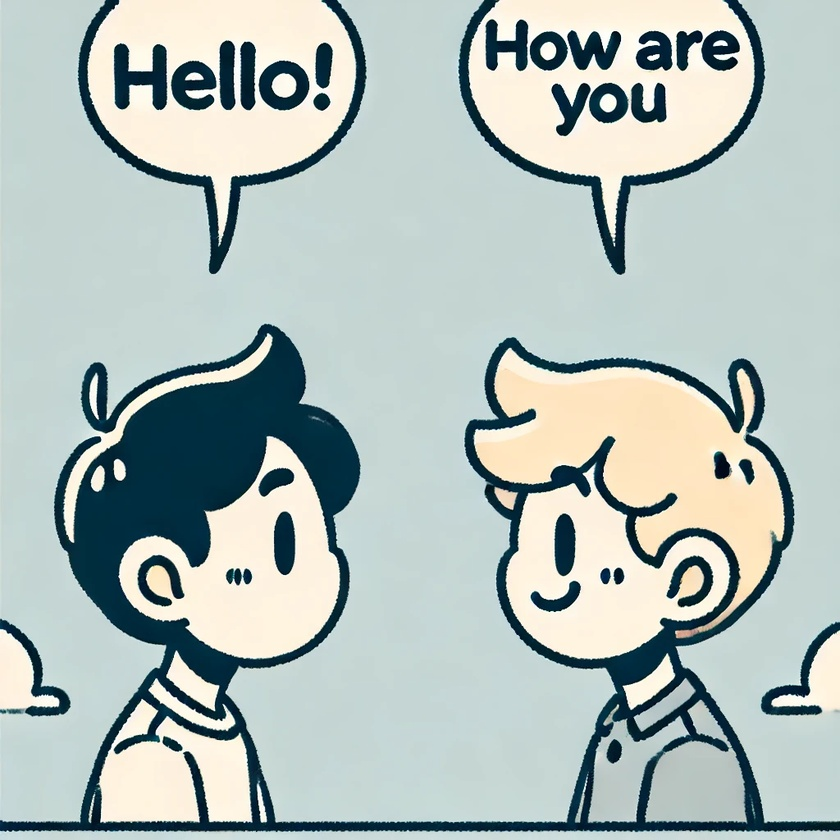
#> input picture comic_sample.jpg, 840 x 840 px, shrunk from 1024 x 1024 before the run
$ python main.py
#> lines starting #> are read from the running program, lines starting #| are printed output that depends on the picture; after the words box and inside, x2 and y2 are one past the last pixel; in counts of white or black regions, pixels touching at a corner belong together
import cv2
import pytesseract
import numpy as np
from PIL import Image, ImageDraw, ImageFont

# No need to specify Tesseract path on macOS (Homebrew handles it)

def extract_text_from_balloons(image_path):
    """Extract text and bounding box locations from speech balloons in a comic book image."""
#> called with image_path = 'comic_sample.jpg'
    image = cv2.imread(image_path)
#> image is the input picture: shape (840, 840, 3); mean B, G, R 185.2, 188.8, 175.9
    gray = cv2.cvtColor(image, cv2.COLOR_BGR2GRAY)
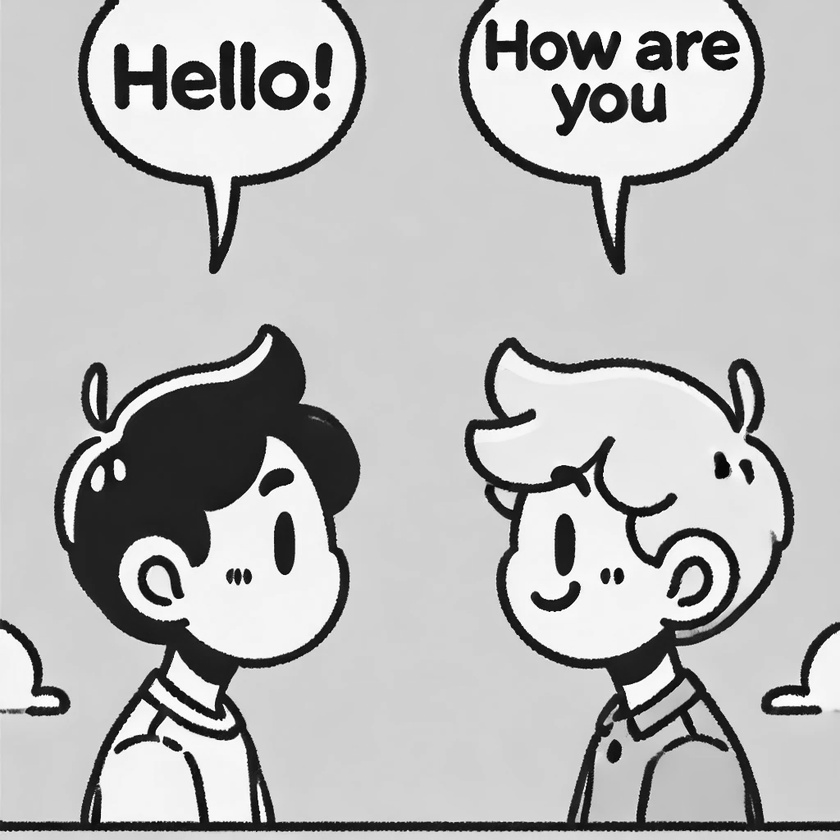
#> gray: shape (840, 840); min 1, max 255, mean 184.6

    # Apply thresholding for better contrast
    _, thresh = cv2.threshold(gray, 200, 255, cv2.THRESH_BINARY_INV)
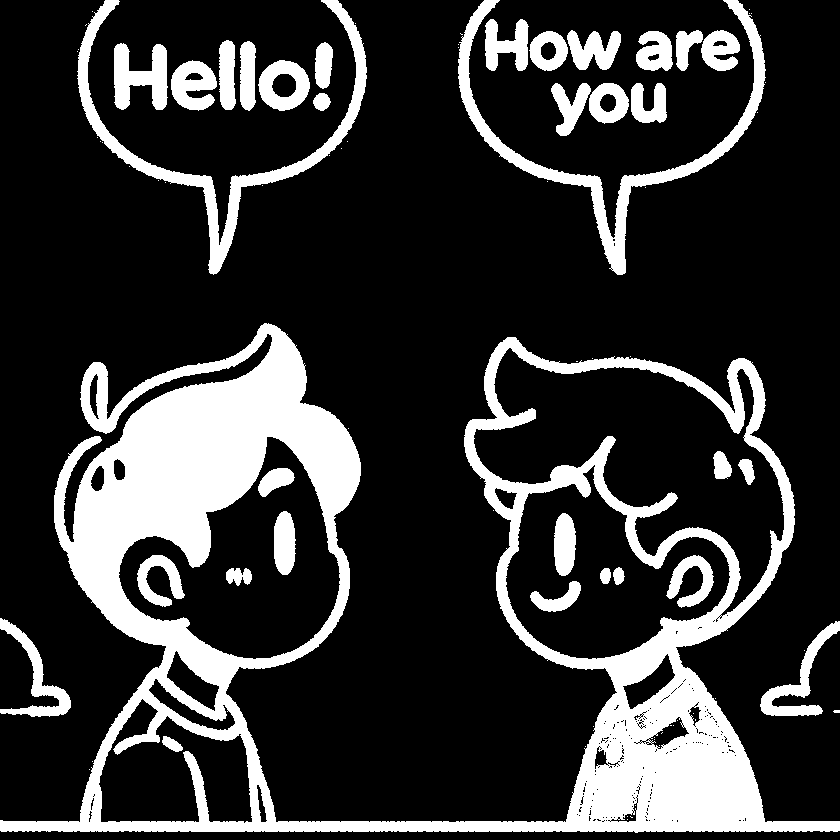
#> thresh: shape (840, 840); 20.9% white; 83 white regions (50 under 20 px)

    # Find contours (balloon detection)
    contours, _ = cv2.findContours(thresh, cv2.RETR_EXTERNAL, cv2.CHAIN_APPROX_SIMPLE)
#> contours = 58 contours, 37 with area under 20; largest, box (x1, y1, x2, y2) and area: (0, 323, 840, 833) 206662, (458, 0, 766, 275) 7252, (77, 0, 367, 275) 6942, (114, 43, 168, 110) 2066, (258, 60, 310, 111) 1930

    extracted_texts = []
    bounding_boxes = []

    for contour in contours:
        x, y, w, h = cv2.boundingRect(contour)

        # Extract region of interest (ROI)
        roi = gray[y:y+h, x:x+w]

        # Use Tesseract OCR to extract text
        text = pytesseract.image_to_string(roi, config="--psm 6").strip()

        if text:
            extracted_texts.append((x, y, w, h, text))
            bounding_boxes.append((x, y, w, h))
#> this loop made 1 pass
#> (x, y, w, h, roi) on pass 1: (89, 769, 1, 1, [198])
#> after the loop, bounding_boxes = []; extracted_texts = []

    return extracted_texts, bounding_boxes, image

def replace_text(image_path, new_texts):
    """Replace extracted text with new text while maintaining the speech balloon style."""
    extracted_texts, bounding_boxes, image = extract_text_from_balloons(image_path)
    image_pil = Image.open(image_path)
    draw = ImageDraw.Draw(image_pil)

    # Use a system font available on macOS
    try:
        font = ImageFont.truetype("/System/Library/Fonts/Supplemental/Arial.ttf", 20)
    except:
        font = ImageFont.load_default()

    for (x, y, w, h), new_text in zip(bounding_boxes, new_texts):
        # Draw a white rectangle to cover old text
        #draw.rectangle((x, y, x + w, y + h), fill="white")

        # Add new text
        draw.text((x + 5, y + 5), new_text, fill="black", font=font)

    image_pil.show()
    image_pil.save("updated_comic.png")

# Example usage
if __name__ =='__main__':

    image_path = "comic_sample.jpg"  # Replace with your image file
    new_texts = ["Hey Nihu!", "Yes tell me Dhyaan!"]  # Replace with your text
    replace_text(image_path, new_texts)
#> (the call stopped at in extract_text_from_balloons, `text = pytesseract.image_to_string(roi, config="--psm 6").strip()`: pytesseract is not available in this run)
